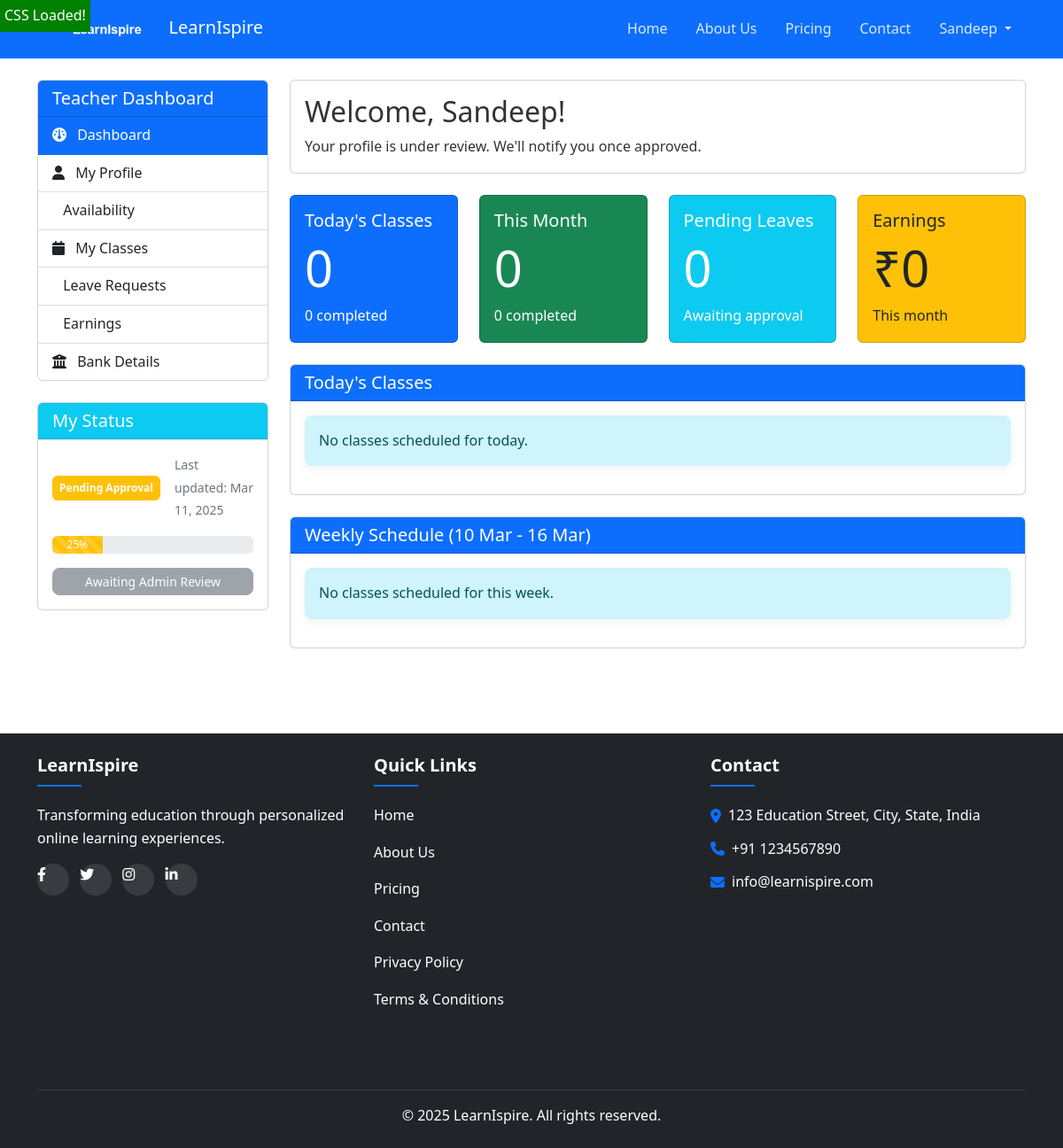
/teacher/ (signed in), run on an earlier commit of the app's database.
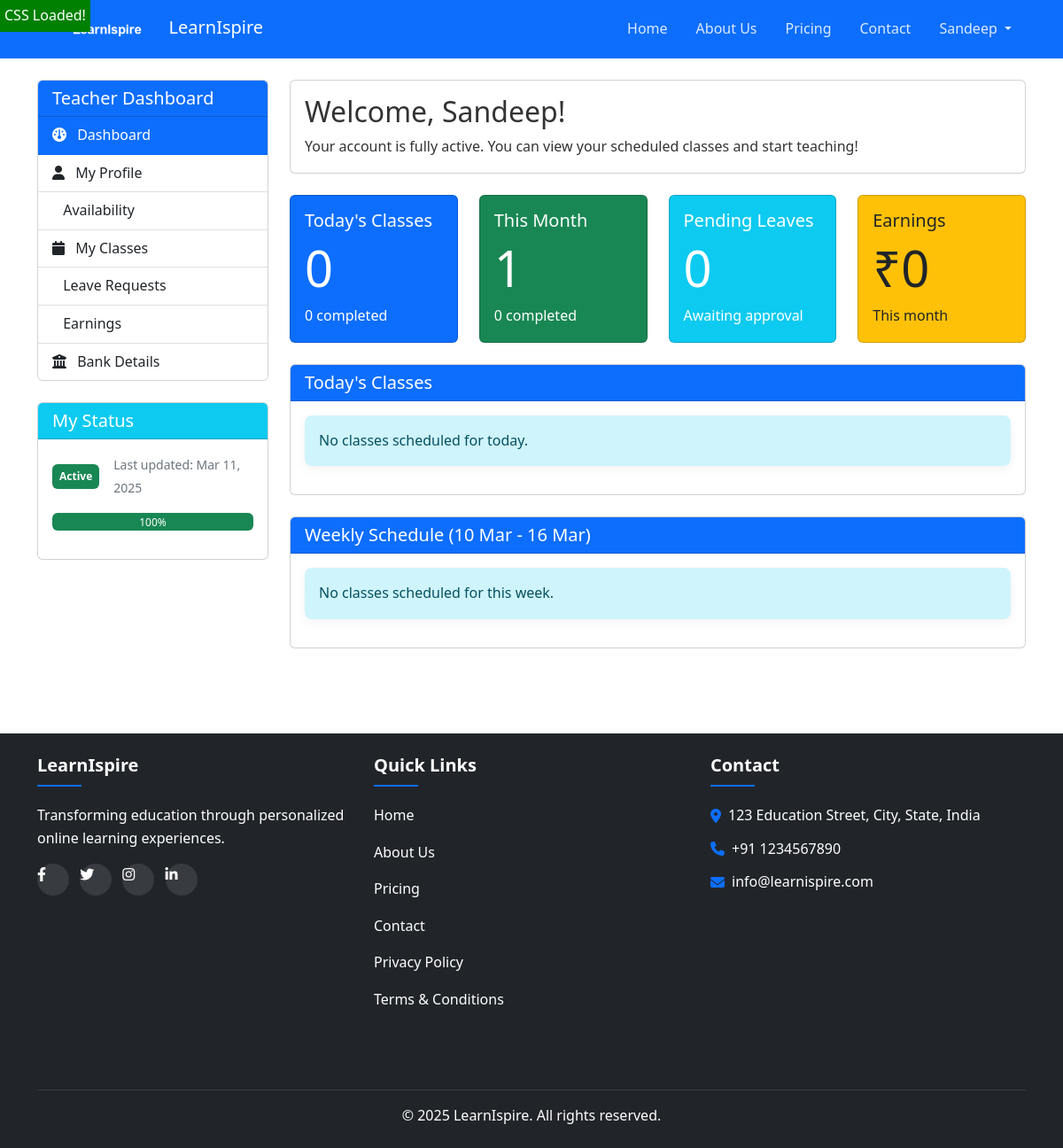
And on a later commit of the database.
### accounts/models.py (models this page shows, shortened)
class TeacherProfile(models.Model):
    TEACHER_STATUS = (
        ("PENDING", "Pending Approval"),
        ("APPROVED", "Approved"),
        ("ACTIVE", "Active"),
        ("INACTIVE", "Inactive"),
        ("REJECTED", "Rejected"),
    )
    user = models.OneToOneField(
        CustomUser, on_delete=models.CASCADE, related_name="teacher_profile"
    )
    education = models.TextField()
    experience = models.TextField()
    subjects = models.ManyToManyField("common.Subject", related_name="teachers")
    status = models.CharField(max_length=20, choices=TEACHER_STATUS, default="PENDING")
    bio = models.TextField(blank=True)
    profile_picture = models.ImageField(
        upload_to="teacher_profiles/", null=True, blank=True
    )
    bank_name = models.CharField(max_length=100, blank=True)
    account_number = models.CharField(max_length=30, blank=True)
    ifsc_code = models.CharField(max_length=20, blank=True)
    created_at = models.DateTimeField(auto_now_add=True)
    updated_at = models.DateTimeField(auto_now=True)
    account_holder_name = models.CharField(max_length=100, blank=True)
    branch_name = models.CharField(max_length=100, blank=True)
    phone = models.CharField(max_length=15, blank=True)
    highest_qualification = models.CharField(max_length=100, blank=True)
    years_of_experience = models.IntegerField(default=0)
    university = models.CharField(max_length=200, blank=True)
    graduation_year = models.IntegerField(default=0)
    specialization = models.CharField(max_length=200, blank=True)
    skills = models.TextField(blank=True)

### teacher_dashboard/views.py (the view)
# urls.py: path("", views.TeacherDashboardHomeView.as_view(), name="home"),
class TeacherDashboardHomeView(TeacherAccessMixin, View):
    template_name = "teacher_dashboard/home.html"
    def get(self, request):
        try:
            profile = request.user.teacher_profile
        except TeacherProfile.DoesNotExist:
            profile = TeacherProfile.objects.create(user=request.user)
        today = timezone.now().date()
        upcoming_classes = Class.objects.filter(
            teacher=request.user,
            start_time__date=today,
            status__in=["SCHEDULED", "IN_PROGRESS"],
        ).order_by("start_time")
        week_start = today - timedelta(days=today.weekday())
        week_end = week_start + timedelta(days=6)
        weekly_classes = Class.objects.filter(
            teacher=request.user,
            start_time__date__gte=week_start,
            start_time__date__lte=week_end,
        ).order_by("start_time")
        completed_today = Class.objects.filter(
            teacher=request.user, start_time__date=today, status="COMPLETED"
        ).count()
        pending_leaves = LeaveRequest.objects.filter(
            user=request.user, status="PENDING"
        )
        current_month = timezone.now().month
        current_year = timezone.now().year
        monthly_classes = Class.objects.filter(
            teacher=request.user,
            start_time__month=current_month,
            start_time__year=current_year,
        )
        total_classes_month = monthly_classes.count()
        completed_classes_month = monthly_classes.filter(status="COMPLETED").count()
        current_month_date = datetime(current_year, current_month, 1).date()
        earnings = TeacherEarning.objects.filter(
            teacher=request.user,
            month_year__year=current_year,
            month_year__month=current_month,
        ).first()
        if not earnings:
            earnings = TeacherEarning.calculate_for_teacher_month(
                request.user, current_month_date
            )
        context = {
            "profile": profile,
            "upcoming_classes": upcoming_classes,
            "weekly_classes": weekly_classes,
            "completed_today": completed_today,
            "pending_leaves": pending_leaves,
            "total_classes_month": total_classes_month,
            "completed_classes_month": completed_classes_month,
            "earnings": earnings,
            "week_start": week_start,
            "week_end": week_end,
        }
        return render(request, self.template_name, context)

### accounts/models.py (called while the page is built)
    @property
    def is_teacher(self):
        return self.role == "teacher"

### teacher_dashboard/views.py (called while the page is built)
    def dispatch(self, request, *args, **kwargs):
        if not request.user.is_teacher:
            messages.error(request, "Access denied. Teacher account required.")
            return redirect("landing:home")
        return super().dispatch(request, *args, **kwargs)

### templates/teacher_dashboard/home.html (shortened to what the changed rows need)
{% extends 'base.html' %}
{% load static %}
{% load static teacher_tags %}
{% block content %}
<div class="container py-4">
    <div class="row">
        <div class="col-md-3">
            <div class="card mb-4">
                <div class="card-body">
                    <div class="d-flex align-items-center mb-3">
                        <div class="me-3">
                            <span class="badge bg-{% if profile.status == 'ACTIVE' %}success{% elif profile.status == 'APPROVED' %}info{% elif profile.status == 'PENDING' %}warning{% else %}danger{% endif %} p-2">
                                {{ profile.get_status_display }}
                            </span>
                        </div>
                        <div>
                            <small class="text-muted">Last updated: {{ profile.updated_at|date:'M d, Y' }}</small>
                        </div>
                    </div>
                    <div class="progress mb-3" style="height: 20px;">
                        {% if profile.status == 'PENDING' %}
                            <div class="progress-bar progress-bar-striped bg-warning" role="progressbar" style="width: 25%">25%</div>
                        {% elif profile.status == 'APPROVED' %}
                            <div class="progress-bar progress-bar-striped bg-info" role="progressbar" style="width: 75%">75%</div>
                        {% elif profile.status == 'ACTIVE' %}
                            <div class="progress-bar bg-success" role="progressbar" style="width: 100%">100%</div>
                        {% elif profile.status == 'REJECTED' %}
                            <div class="progress-bar bg-danger" role="progressbar" style="width: 100%">0%</div>
                        {% else %}
                            <div class="progress-bar progress-bar-striped bg-secondary" role="progressbar" style="width: 50%">50%</div>
                        {% endif %}
                    </div>
                    <div class="d-grid gap-2">
                        {% if profile.status == 'PENDING' %}
                            <button class="btn btn-secondary btn-sm" disabled>Awaiting Admin Review</button>
                        {% elif profile.status == 'APPROVED' and not profile.is_bank_details_complete %}
                            <a href="{% url 'teacher_dashboard:bank_details' %}" class="btn btn-primary btn-sm">Complete Bank Details</a>
                        {% endif %}
                    </div>
                </div>
            </div>
        </div>
        <div class="col-md-9">
            <div class="card mb-4">
                <div class="card-body">
                    <h2 class="card-title">Welcome, {{ request.user.first_name }}!</h2>
                    <p class="card-text">
                        {% if profile.status == 'ACTIVE' %}
                            Your account is fully active. You can view your scheduled classes and start teaching!
                        {% elif profile.status == 'APPROVED' %}
                            Your profile has been approved! Please complete your bank details to start receiving assignments.
                        {% elif profile.status == 'PENDING' %}
                            Your profile is under review. We'll notify you once approved.
                        {% elif profile.status == 'REJECTED' %}
                            Your profile was not approved. Please update your profile with the required qualifications and resubmit.
                        {% endif %}
                    </p>
                </div>
            </div>
            <div class="row mb-4">
                <div class="col-md-3">
                    <div class="card bg-primary text-white h-100">
                        <div class="card-body">
                            <h2 class="display-4">{{ upcoming_classes.count }}</h2>
                        </div>
                    </div>
                </div>
                <div class="col-md-3">
                    <div class="card bg-success text-white h-100">
                        <div class="card-body">
                            <h5 class="card-title">This Month</h5>
                            <h2 class="display-4">{{ total_classes_month }}</h2>
                            <p class="card-text">{{ completed_classes_month }} completed</p>
                        </div>
                    </div>
                </div>
                <div class="col-md-3">
                    <div class="card bg-info text-white h-100">
                        <div class="card-body">
                            <h2 class="display-4">{{ pending_leaves.count }}</h2>
                        </div>
                    </div>
                </div>
                <div class="col-md-3">
                    <div class="card bg-warning text-dark h-100">
                        <div class="card-body">
                            <h2 class="display-4">₹{{ earnings.amount|floatformat:0 }}</h2>
                        </div>
                    </div>
                </div>
            </div>
        </div>
    </div>
</div>
{% endblock %}

What changed in the data, as far as the page shows it:
changed TeacherProfile: status "Pending Approval" → "Active"
Also different on the page:
{{ total_classes_month }}: "0" → "1"
text no longer shown: "25% Awaiting Admin Review Your profile is under review. We'll notify you once approved."
text now shown: "100% Your account is fully active. You can view your scheduled classes and start teaching!"
